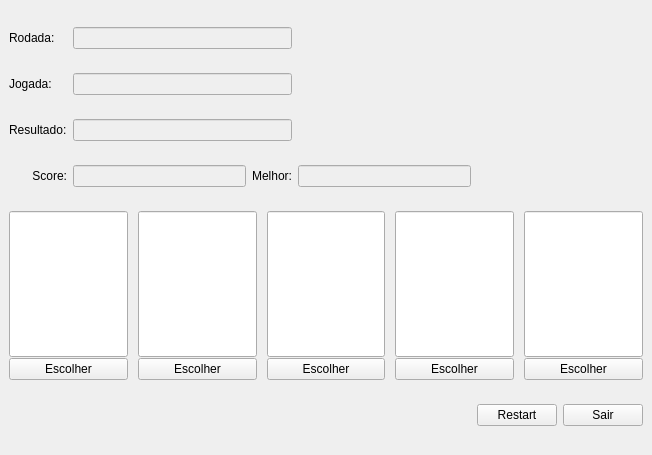
<?xml version="1.0" encoding="UTF-8"?>
<ui version="4.0">
 <class>MainWindow</class>
 <widget class="QMainWindow" name="MainWindow">
  <property name="geometry">
   <rect>
    <x>0</x>
    <y>0</y>
    <width>652</width>
    <height>455</height>
   </rect>
  </property>
  <property name="windowTitle">
   <string>MainWindow</string>
  </property>
  <widget class="QWidget" name="centralwidget">
   <property name="enabled">
    <bool>true</bool>
   </property>
   <property name="autoFillBackground">
    <bool>false</bool>
   </property>
   <layout class="QGridLayout" name="gridLayout_2">
    <item row="1" column="0">
     <widget class="QLabel" name="label_2">
      <property name="text">
       <string>Jogada:</string>
      </property>
     </widget>
    </item>
    <item row="1" column="1" colspan="2">
     <widget class="QLineEdit" name="jogada">
      <property name="enabled">
       <bool>false</bool>
      </property>
     </widget>
    </item>
    <item row="2" column="1" colspan="2">
     <widget class="QLineEdit" name="resultado">
      <property name="enabled">
       <bool>false</bool>
      </property>
     </widget>
    </item>
    <item row="2" column="0">
     <widget class="QLabel" name="label_3">
      <property name="text">
       <string>Resultado:</string>
      </property>
     </widget>
    </item>
    <item row="3" column="0">
     <widget class="QLabel" name="label_4">
      <property name="focusPolicy">
       <enum>Qt::TabFocus</enum>
      </property>
      <property name="frameShape">
       <enum>QFrame::NoFrame</enum>
      </property>
      <property name="frameShadow">
       <enum>QFrame::Plain</enum>
      </property>
      <property name="text">
       <string>Score:</string>
      </property>
      <property name="alignment">
       <set>Qt::AlignRight|Qt::AlignTrailing|Qt::AlignVCenter</set>
      </property>
     </widget>
    </item>
    <item row="0" column="1" colspan="2">
     <widget class="QLineEdit" name="rodada">
      <property name="enabled">
       <bool>false</bool>
      </property>
      <property name="alignment">
       <set>Qt::AlignLeading|Qt::AlignLeft|Qt::AlignVCenter</set>
      </property>
     </widget>
    </item>
    <item row="3" column="1">
     <widget class="QLineEdit" name="score">
      <property name="enabled">
       <bool>false</bool>
      </property>
      <property name="styleSheet">
       <string notr="true"/>
      </property>
     </widget>
    </item>
    <item row="6" column="5">
     <widget class="QPushButton" name="pushButton_2">
      <property name="text">
       <string>Sair</string>
      </property>
     </widget>
    </item>
    <item row="0" column="0">
     <widget class="QLabel" name="label">
      <property name="text">
       <string>Rodada:</string>
      </property>
     </widget>
    </item>
    <item row="3" column="3">
     <widget class="QLineEdit" name="melhor">
      <property name="enabled">
       <bool>false</bool>
      </property>
     </widget>
    </item>
    <item row="3" column="2">
     <widget class="QLabel" name="label_5">
      <property name="layoutDirection">
       <enum>Qt::LeftToRight</enum>
      </property>
      <property name="text">
       <string>Melhor:</string>
      </property>
      <property name="alignment">
       <set>Qt::AlignRight|Qt::AlignTrailing|Qt::AlignVCenter</set>
      </property>
     </widget>
    </item>
    <item row="6" column="4">
     <widget class="QPushButton" name="restart">
      <property name="text">
       <string>Restart</string>
      </property>
     </widget>
    </item>
    <item row="5" column="0" colspan="6">
     <layout class="QGridLayout" name="gridLayout" columnminimumwidth="0,0,0,0,0">
      <property name="sizeConstraint">
       <enum>QLayout::SetDefaultConstraint</enum>
      </property>
      <property name="topMargin">
       <number>0</number>
      </property>
      <property name="rightMargin">
       <number>0</number>
      </property>
      <property name="horizontalSpacing">
       <number>10</number>
      </property>
      <property name="verticalSpacing">
       <number>1</number>
      </property>
      <item row="0" column="4">
       <widget class="QLineEdit" name="carta_5">
        <property name="styleSheet">
         <string notr="true">height: 140;</string>
        </property>
       </widget>
      </item>
      <item row="1" column="0">
       <widget class="QPushButton" name="btn_carta_1">
        <property name="text">
         <string>Escolher</string>
        </property>
       </widget>
      </item>
      <item row="1" column="1">
       <widget class="QPushButton" name="btn_carta_2">
        <property name="text">
         <string>Escolher</string>
        </property>
       </widget>
      </item>
      <item row="1" column="4">
       <widget class="QPushButton" name="btn_carta_5">
        <property name="text">
         <string>Escolher</string>
        </property>
       </widget>
      </item>
      <item row="0" column="2">
       <widget class="QLineEdit" name="carta_3">
        <property name="styleSheet">
         <string notr="true">height: 140;</string>
        </property>
       </widget>
      </item>
      <item row="0" column="0">
       <widget class="QLineEdit" name="carta_1">
        <property name="styleSheet">
         <string notr="true">height: 140 px;</string>
        </property>
       </widget>
      </item>
      <item row="0" column="3">
       <widget class="QLineEdit" name="carta_4">
        <property name="styleSheet">
         <string notr="true">height: 140;</string>
        </property>
       </widget>
      </item>
      <item row="1" column="3">
       <widget class="QPushButton" name="btn_carta_4">
        <property name="text">
         <string>Escolher</string>
        </property>
       </widget>
      </item>
      <item row="0" column="1">
       <widget class="QLineEdit" name="carta_2">
        <property name="styleSheet">
         <string notr="true">height: 140;</string>
        </property>
        <property name="readOnly">
         <bool>false</bool>
        </property>
       </widget>
      </item>
      <item row="1" column="2">
       <widget class="QPushButton" name="btn_carta_3">
        <property name="text">
         <string>Escolher</string>
        </property>
       </widget>
      </item>
     </layout>
    </item>
   </layout>
  </widget>
 </widget>
 <resources/>
 <connections/>
</ui>
